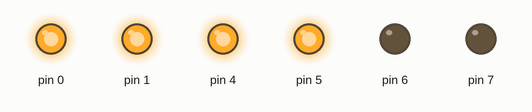
Simulated run of this sketch. Board: Arduino Uno, built for the host (arithmetic inside an expression is 32-bit, double 64-bit). Shown: output pins drawn as LEDs (lit = HIGH).

Above: at 0.02 s.
At 0.77 s:
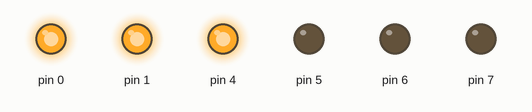
At 1.47 s:
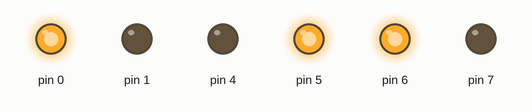
At 2.17 s:
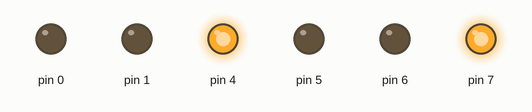
At 2.92 s:
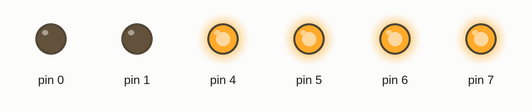
Timing chart, 0 to 3.2 s (numbered marks = the images above):
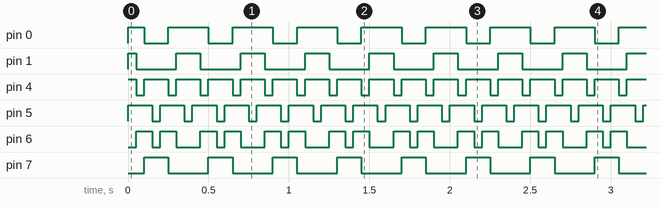

The sketch:

NightRider.ino
```cpp
#include <NightRider.h>

int ledpins[]={PA4,PA5,PA6,PA7,PC4,PC5,PB0,PB1};

NightRider nightrider(ledpins);

void setup() {
  // put your setup code here, to run once:

}

void loop() {
  nightrider.Run2();

}
```

NightRider.cpp
```cpp
#include <NightRider.h>
NightRider::NightRider(int ledpins[])
{
  for(int i=0;i<8;i++)
  {
    pinMode(ledpins[i],OUTPUT);
    _ledpins[i]=ledpins[i];
  }
}
void NightRider::Run1()
{
  for(int i=0;i<8;i++)
  {
    digitalWrite(_ledpins[i],HIGH);
    digitalWrite(_ledpins[i+1],HIGH);
    digitalWrite(_ledpins[i+2],HIGH);
    delay(_delay);
    digitalWrite(_ledpins[i],LOW);
    digitalWrite(_ledpins[i+1],LOW);
  }
  for(int i=7;i>=0;i--)
  {
    digitalWrite(_ledpins[i],HIGH);
    digitalWrite(_ledpins[i-1],HIGH);
    digitalWrite(_ledpins[i-2],HIGH);
    delay(_delay);
    digitalWrite(_ledpins[i],LOW);
    digitalWrite(_ledpins[i-1],LOW);
  }
}
void NightRider::Run2()
{
    for(int i=0;i<4;i++)
    {
    digitalWrite(_ledpins[i],HIGH);
    digitalWrite(_ledpins[i+1],HIGH);
    digitalWrite(_ledpins[7-i],HIGH);
    digitalWrite(_ledpins[6-i],HIGH);
    delay(_delay);
    digitalWrite(_ledpins[i],LOW);
    digitalWrite(_ledpins[7-i],LOW);
    }
    for(int i=3;i>=0;i--)
    {
    digitalWrite(_ledpins[i],HIGH);
    digitalWrite(_ledpins[i-1],HIGH);
    digitalWrite(_ledpins[7-i],HIGH);
    digitalWrite(_ledpins[8-i],HIGH);
    delay(_delay);
    digitalWrite(_ledpins[i],LOW);
    digitalWrite(_ledpins[7-i],LOW);
    }
}
```

NightRider.h
```cpp
#ifndef NightRider_H
#define NightRider_H
#include <Arduino.h>

class NightRider
{
  private:
  int ledpins[8];
  int _ledpins[8];
  int _delay=50;
  public:
  NightRider(int ledpins[]);
  void Run1();
  void Run2();
};
#endif
```

Measured:
- by itself, pin 0: repeats every 0.40 s: LOW 0.15 s, HIGH 0.25 s
- by itself, pin 1: repeats every 0.40 s: LOW 0.25 s, HIGH 0.15 s
- by itself, pin 4: repeats every 0.20 s: LOW 0.05 s, HIGH 0.15 s
- by itself, pin 5: alternates HIGH for 0.15 s and LOW for 0.05 s
- by itself, pin 6: repeats every 0.40 s: LOW 0.05 s, HIGH 0.10 s, LOW 0.15 s, HIGH 0.10 s
- by itself, pin 7: alternates HIGH for 0.15 s and LOW for 0.25 s
